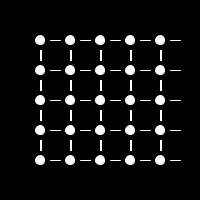
Frame 1 (no input)
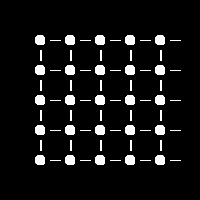
Frame 60 (the mouse pressed at the canvas centre just before this capture)
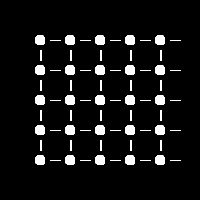
Frame 120 (the mouse held since frame 60 and released just before this capture)

The Processing sketch that drew these frames (run headless with seeded random() and noise(); from frame 60 on, the mouse is pressed at the canvas centre):

// Processing sketch: processing_97215
// ── processing_97215.pde

void setup (){
size(200,200);
background(0);
}
 
int x;
int y;
int z;
 
 void draw (){ 
  stroke (255);
for (int x=40; x<161; x=x+30){
    for (int y=40; y<190; y=y+30)
      ellipse (x, y, 9,9);
      
      for (int z=30; z<160; z+= 30){
              for (int j= 50; j<165; j=j+30)
        rect (z+10, j, 1, 10);
      line (x+20, z+10,x+10,z+10);
                  
      }
}
 }
